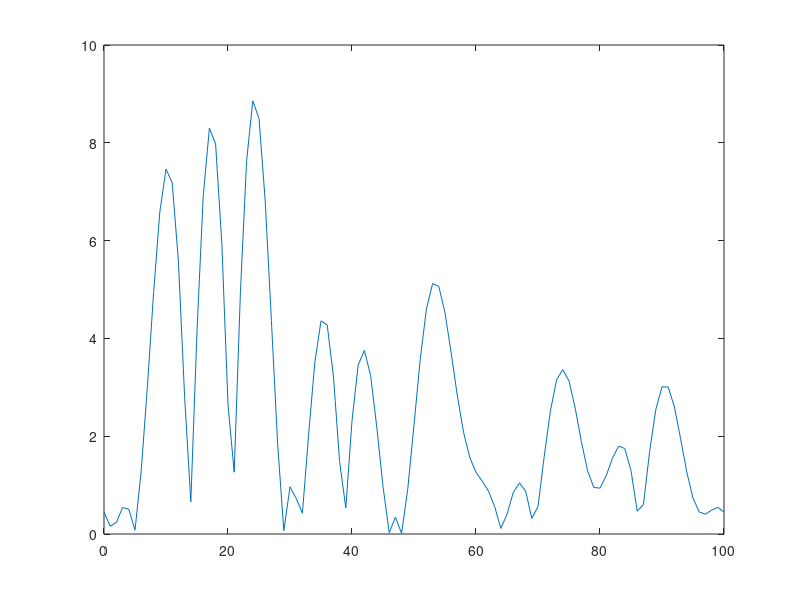

MATLAB code for this plot:
% MATLAB script for Illustrative Problem 8.2.
echo on
clear;
K=10;N=2*K;T=100;
a=rand(1,36);
a=sign(a-0.5);
b=reshape(a,9,4);
% Generate the 16QAM points
XXX=2*b(:,1)+b(:,2)+j*(2*b(:,3)+b(:,4));
XX=XXX';
X=[0 XX 0 conj(XX(9:-1:1))];
xt=zeros(1,101);
for t=0:100
    for k=0:N-1
        xt(1,t+1)=xt(1,t+1)+1/sqrt(N)*X(k+1)*exp(j*2*pi*k*t/T);
        echo off
    end
end
echo on
xn=zeros(1,N);
for n=0:N-1
    for k=0:N-1
        xn(n+1)=xn(n+1)+1/sqrt(N)*X(k+1)*exp(j*2*pi*n*k/N);
        echo off
    end
end
echo on
pause % press any key to see a plot of x(t)
plot([0:100],abs(xt))
% Check the difference between xn and samples of x(t)
for n=0:N-1
    d(n+1)=xt(T/N*n+1)-xn(1+n);
    echo off
end
echo on
e=norm(d);
Y=zeros(1,10);
for k=1:9
    for n=0:N-1
        Y(1,k+1)=Y(1,k+1)+1/sqrt(N)*xn(n+1)*exp(-j*2*pi*k*n/N);
        echo off
    end
end
echo on
dd=Y(1:10)-X(1:10);
ee=norm(dd);